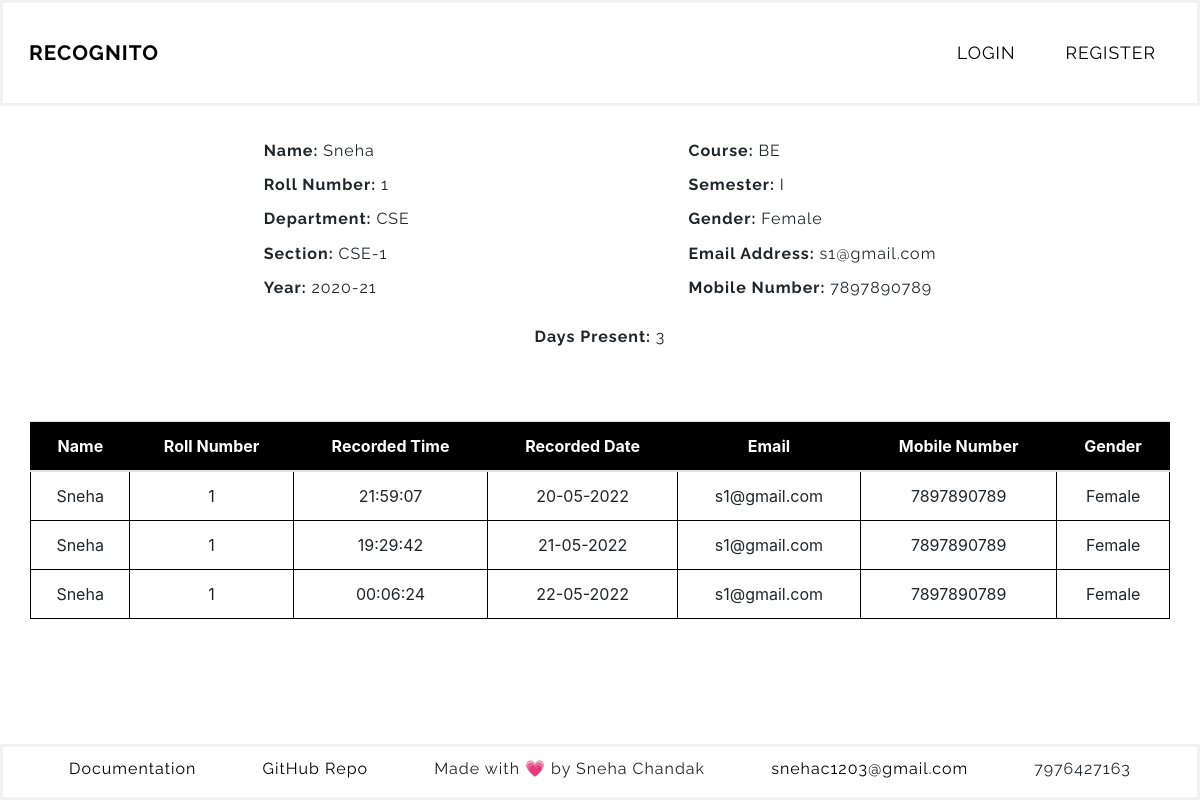
The app's page /student_attendance_display?roll_no=1, older data.
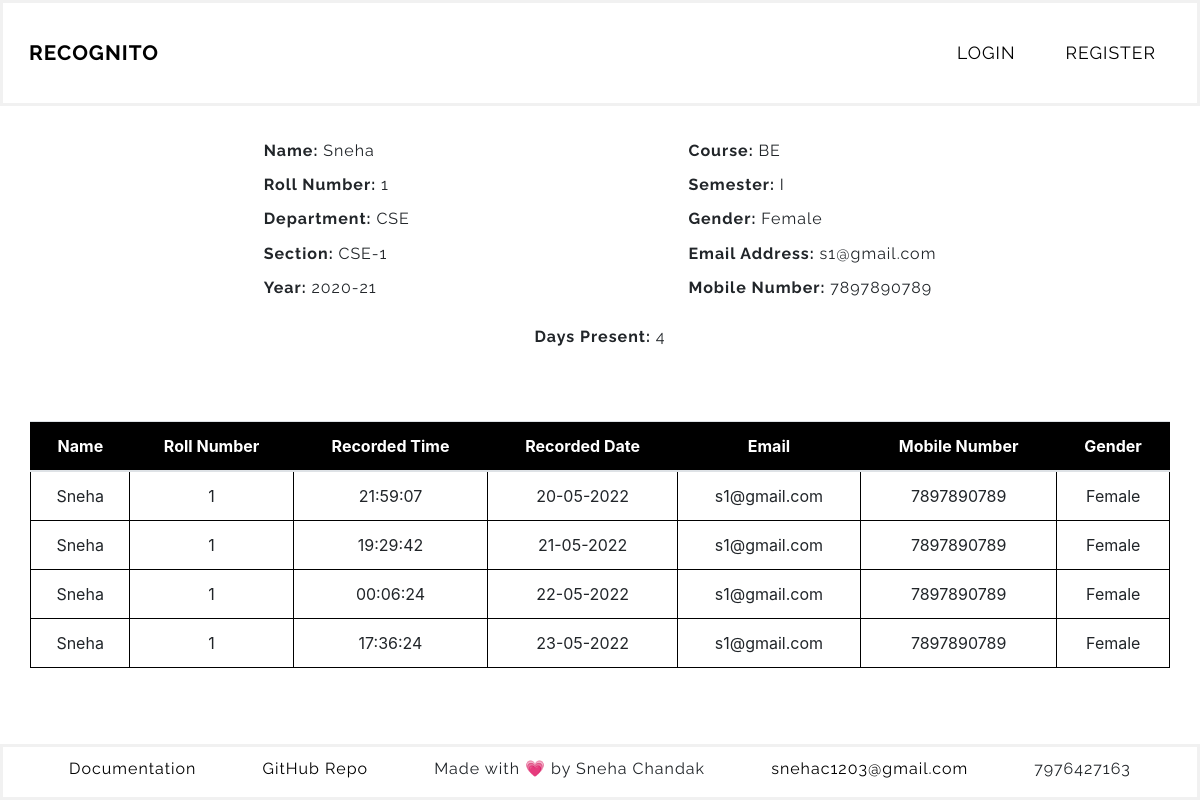
The same page, newer data.
### faceapp/models.py (models this page shows, shortened)
class Student(db.Model):
    id = db.Column(db.Integer(), primary_key=True)
    days_present = db.Column(db.Integer(), nullable=True, default=0)
    dept = db.Column(db.String(length=10), nullable=False)
    course = db.Column(db.String(length=10), nullable=False)
    year = db.Column(db.String(length=20), nullable=False)
    semester = db.Column(db.Integer(), nullable=False)
    name = db.Column(db.String(length=30), nullable=False)
    section = db.Column(db.String(length=10), nullable=False)
    roll_no = db.Column(db.Integer(), unique=True, nullable=False)
    gender = db.Column(db.String(length=20), nullable=False)
    mobile_no = db.Column(db.String(length=10), nullable=False)
    email = db.Column(db.String(length=20), unique=True, nullable=False)
    teacher = db.Column(db.String(length=20), nullable=False)
    photo_sample = db.Column(db.String(), nullable=True, default='NONE')
    attendance = db.relationship('Attendance', backref='attendance', lazy=True)

class Attendance(db.Model):
    id = db.Column(db.Integer(), primary_key=True)
    name = db.Column(db.String(), nullable=False)
    roll_no = db.Column(db.Integer(), nullable=False)
    time = db.Column(db.String(), nullable=False)
    date = db.Column(db.String(), nullable=False)
    student = db.Column(db.Integer(), db.ForeignKey('student.id'))

### faceapp/routes.py (the view)
@app.route('/student_attendance_display')
def student_attendance_display():
    roll_to_display = request.args.get('roll_no')
    student = Student.query.filter_by(roll_no=roll_to_display).first()
    return render_template('student_attendance_display.html', student=student)

### faceapp/templates/student_attendance_display.html
{% extends 'base.html' %}
{% block content %}
<section class="student-details">
    <div>
        <h4><b>Name: </b>{{ student.name }}</h4>
        <h4><b>Roll Number: </b>{{ student.roll_no }}</h4>
        <h4><b>Department: </b>{{ student.dept }}</h4>
        <h4><b>Section: </b>{{ student.section }}</h4>
        <h4><b>Year: </b>{{ student.year }}</h4>
    </div>
    <div>
        <h4><b>Course: </b>{{ student.course }}</h4>
        <h4><b>Semester: </b>{{ student.semester }}</h4>
        <h4><b>Gender: </b>{{ student.gender }}</h4>
        <h4><b>Email Address: </b>{{ student.email }}</h4>
        <h4><b>Mobile Number: </b>{{ student.mobile_no }}</h4>
    </div>
</section>
<h4 class="days-present"><b>Days Present: </b>{{ student.days_present }}</h4>
    <div class="text-center">
        <table class="table" >
            <thead>
                <tr>
                    <th scope="col">Name</th>
                    <th scope="col">Roll Number</th>
                    <th scope="col">Recorded Time</th>
                    <th scope="col">Recorded Date</th>
                    <th scope="col">Email</th>
                    <th scope="col">Mobile Number</th>
                    <th scope="col">Gender</th>
                </tr>
            </thead>
            <tbody>
                    {% for present in student.attendance %}
                    <tr class="table-row-hover">
                        <td>{{ student.name }}</td>
                        <td>{{ student.roll_no }}</td>
                        <td>{{ present.time }}</td>
                        <td>{{ present.date }}</td>
                        <td>{{ student.email }}</td>
                        <td>{{ student.mobile_no }}</td>
                        <td>{{ student.gender }}</td>
                    </tr>
                    {% endfor %}
            </tbody>
        </table>
    </div>
{% endblock%}

Row changes from the older to the newer data that the page shows:
changed Student "Sneha": days_present "3" → "4"
added Attendance: {{ student.name }} "Sneha", {{ student.roll_no }} "1", time "17:36:24", date "23-05-2022", {{ student.email }} "s1@gmail.com", {{ student.mobile_no }} "7897890789", {{ student.gender }} "Female"
